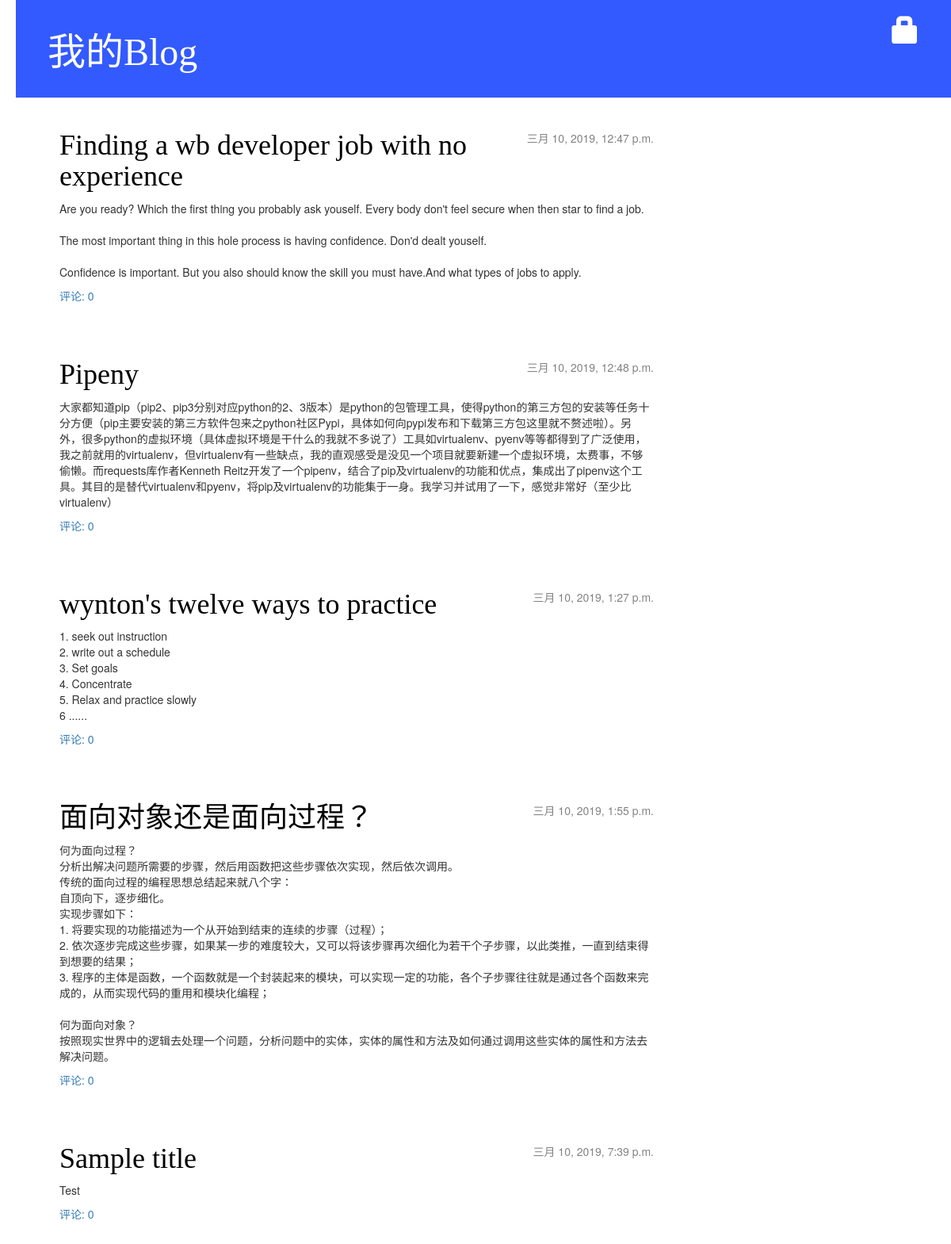
The app's page /, older data.
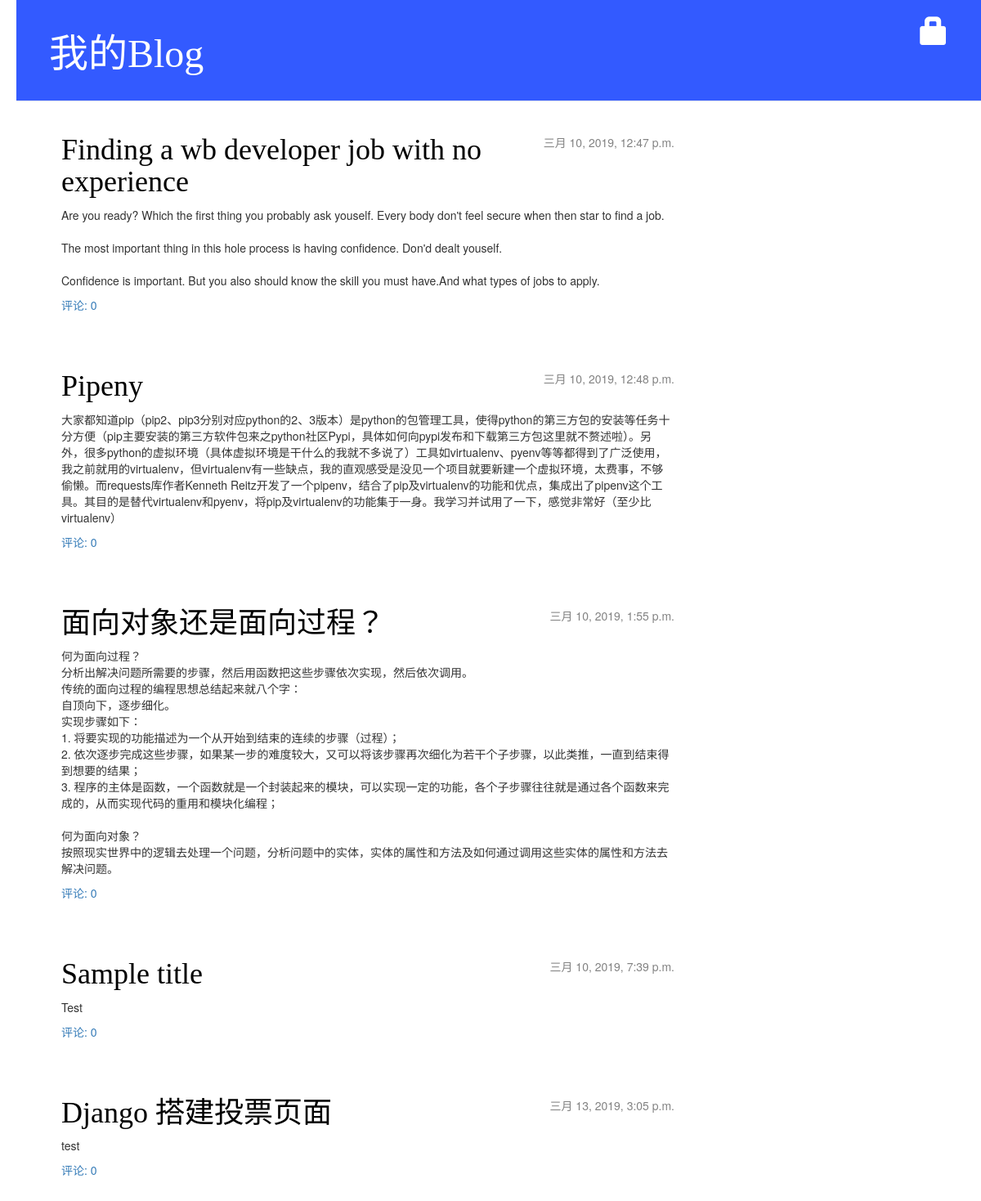
The same page, newer data.
### myblog/models.py (models this page shows, shortened)
class Post(models.Model):
    author = models.ForeignKey('auth.User', on_delete=models.CASCADE)
    title = models.CharField(max_length=200)
    text = models.TextField()
    created_date = models.DateTimeField(default=timezone.now)
    published_date = models.DateTimeField(blank=True, null=True)
    def approved_comments(self):
        return self.comments.filter(approved_comment=True)

### myblog/views.py (the view)
# urls.py: url(r'^$', views.post_list, name='post_list'),
def post_list(request):
    posts = Post.objects.filter(published_date__lte=timezone.now()).order_by('published_date')
    return render(request, 'blog/post_list.html', {'posts': posts})

### myblog/templates/blog/post_list.html
{% extends 'blog/base.html' %}
{% block content %}
    {% for post in posts %}
        <div class="post">
            <div class="date">
                {{ post.published_date }}
            </div>
            <h1><a href="{% url 'post_detail' pk=post.pk %}">{{ post.title }}</a></h1>
            <p>{{ post.text|linebreaksbr }}</p>
            <a href="{% url 'post_detail' pk=post.pk %}">评论: {{ post.approved_comments.count }}</a>
        </div>
    {% endfor %}
{% endblock %}

Row changes from the older to the newer data that the page shows:
removed Post: published_date "三月 10, 2019, 1:27 p.m.", title "wynton's twelve ways to practice", text "1. seek out instruction 2. write out a schedule 3. Set goals 4. Concentrate 5. Relax and practice slowly 6 ......", approved_comments.count "0"
added Post: published_date "三月 13, 2019, 3:05 p.m.", title "Django 搭建投票页面", text "test", approved_comments.count "0"
